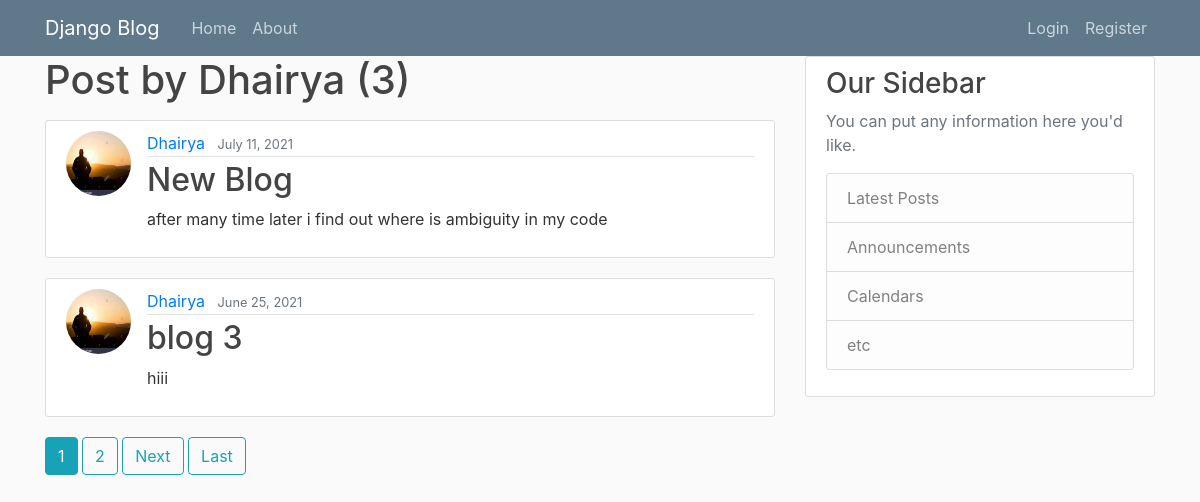
Page /user/Dhairya on the committed database.
### blog/models.py (models this page shows, shortened)
class Post(models.Model):
    title = models.CharField(max_length=100)
    content = models.TextField()
    date_posted = models.DateTimeField(default=timezone.now)
    author = models.ForeignKey(User, on_delete=models.CASCADE)

### users/models.py (models this page shows, shortened)
class Profile(models.Model):
    user = models.OneToOneField(User, on_delete=models.CASCADE)
    image = models.ImageField(default='default.jpg', upload_to='profile_pics')

### blog/views.py (the view)
# urls.py: path('user/<str:username>',UserPostListView.as_view(), name='user-posts'),
class UserPostListView(ListView):
    model = Post
    template_name = 'blog/user_posts.html'  # <app>/<model>_<viewtype>.html
    context_object_name = 'posts'
    paginate_by = 2
    def get_queryset(self):
        user = get_object_or_404(User, username=self.kwargs.get('username'))
        return Post.objects.filter(author=user).order_by('-date_posted')

### blog/templates/blog/user_posts.html (shortened to what this page needs)
{% extends "blog/base.html" %}
{% block content %}
<h1 class="mb-3">Post by {{ view.kwargs.username }} ({{ page_obj.paginator.count}}) </h1>
    {% for post in posts %}
        <article class="media content-section">
          <img class="rounded-circle article-img" src="{{ post.author.profile.image.url }}">
          <div class="media-body">
            <div class="article-metadata">
              <a class="mr-2" href="{% url 'user-posts' post.author.username %}">{{ post.author }}</a>
              <small class="text-muted">{{ post.date_posted|date:"F d, Y" }}</small>
            </div>
            <h2><a class="article-title" href="{% url 'post-detail' post.id %}">{{ post.title }}</a></h2>
            <p class="article-content">{{ post.content }}</p>
          </div>
        </article>
    {% endfor %}
    {% if is_paginated %}
      {% for num in page_obj.paginator.page_range %}
        {% if page_obj.number == num %}
          <a class="btn btn-info mb-4" href="?page={{ num }}">{{ num }}</a>
        {% elif num > page_obj.number|add:'-3' and num < page_obj.number|add:'3' %}
          <a class="btn btn-outline-info mb-4" href="?page={{ num }}">{{ num }}</a>
        {% endif %}
      {% endfor %}
      {% if page_obj.has_next %}
        <a class="btn btn-outline-info mb-4" href="?page={{ page_obj.next_page_number }}">Next</a>
        <a class="btn btn-outline-info mb-4" href="?page={{ page_obj.paginator.num_pages }}">Last</a>
      {% endif %}
    {% endif %}
{% endblock content %}

### blog/static/blog/main.css (style rules this page uses)
body { background: #fafafa; color: #333333; margin-top: 5rem; margin: 0; padding: 0; }
h1, h2, h3, h4, h5, h6 { color: #444444; }
.content-section { background: #ffffff; padding: 10px 20px; border: 1px solid #dddddd; border-radius: 3px; margin-bottom: 20px; }
.article-title { color: #444444; }
.article-content { white-space: pre-line; }
.article-img { height: 65px; width: 65px; margin-right: 16px; }
.article-metadata { padding-bottom: 1px; margin-bottom: 4px; border-bottom: 1px solid #e3e3e3 }

### rows in the picture
Post: author.profile.image (picture), author "Dhairya", date_posted "July 11, 2021", title "New Blog", content "after many time later i find out where is ambiguity in my code"
Post: author.profile.image (picture), author "Dhairya", date_posted "June 25, 2021", title "blog 3", content "hiii"

### other values in the picture
{{ view.kwargs.username }} "Dhairya"
{{ page_obj.paginator.count }} "3"
{{ num }} "1"
{{ num }} "2"
